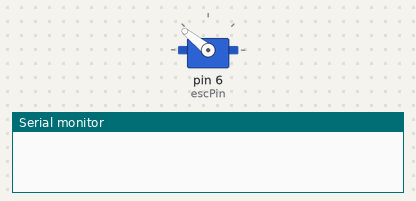
Bench run of a sketch on a simulated Arduino Uno, built with avr-gcc and run on an emulated ATmega328P. Shown: servo, the last lines printed to the serial monitor.

Above: at 0.1 s.
At 9.1 s:
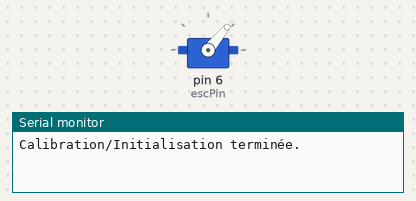
Timing chart, 0 to 10.6 s (numbered marks = the images above):
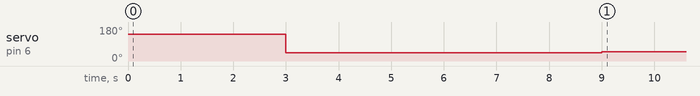

The sketch:

Brushless_Motor_spinning_program.ino
```cpp
#include <Servo.h>

int val = 1063;
Servo esc;
const int escPin = 6;

void setup() {

  //Phase d'initialisation
    Serial.begin(9600);
    esc.attach(escPin);
    esc.writeMicroseconds(2000);
    delay(3000);
    esc.writeMicroseconds(1000);
    delay(3000);

    Serial.println("Calibration/Initialisation terminée.");
    delay(3000);
}

void loop()
{

  /*
    //Code test vitesse + consommation
    for(int i=0;i<22;i++)
    {
      esc.writeMicroseconds(val);
      delay(10000);
      val=val+50;
    }
   */
      esc.writeMicroseconds(val);
      delay(10000);
}
```

Measured:
- by itself, servo on pin 6 (escPin): 141° → 44° at 3.0 s, → 50° 6.0 s later
